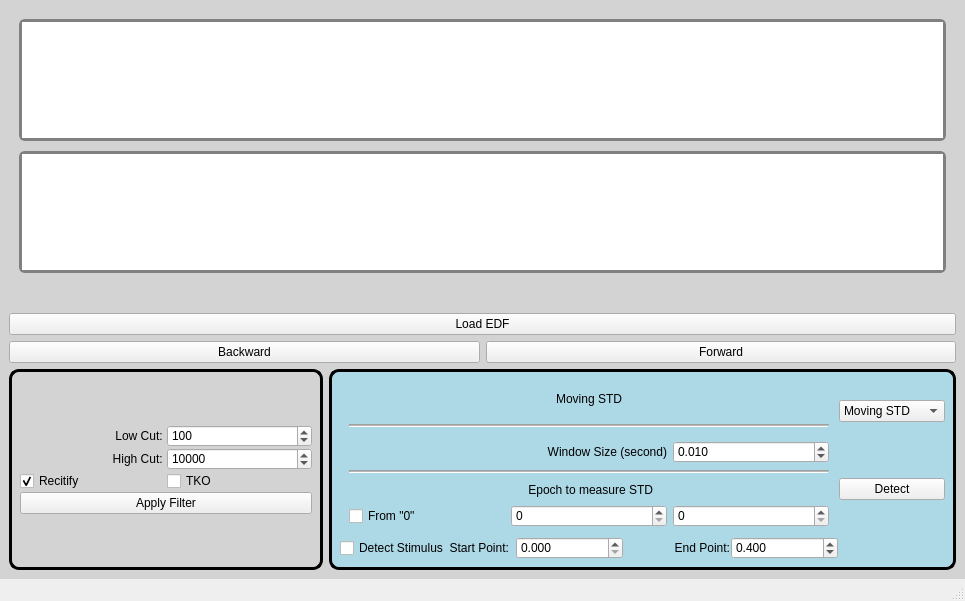
<?xml version="1.0" encoding="UTF-8"?>
<ui version="4.0">
 <class>MainWindow</class>
 <widget class="QMainWindow" name="MainWindow">
  <property name="geometry">
   <rect>
    <x>0</x>
    <y>0</y>
    <width>965</width>
    <height>601</height>
   </rect>
  </property>
  <property name="windowTitle">
   <string>MainWindow</string>
  </property>
  <property name="layoutDirection">
   <enum>Qt::LeftToRight</enum>
  </property>
  <property name="styleSheet">
   <string notr="true"/>
  </property>
  <widget class="QWidget" name="centralwidget">
   <property name="styleSheet">
    <string notr="true">QWidget#centralwidget {
	background-color: lightgrey;
}</string>
   </property>
   <layout class="QGridLayout" name="gridLayout_9">
    <item row="0" column="0">
     <layout class="QVBoxLayout" name="verticalLayout" stretch="5,0,0,1">
      <item>
       <widget class="QWidget" name="widgetPlot" native="true">
        <property name="styleSheet">
         <string notr="true">QWidget#widgetPlot {
    border: 3px solid black;
	border-radius: 10px;
	background: rgb(181, 181, 181);
};
</string>
        </property>
        <layout class="QVBoxLayout" name="verticalLayout_2">
         <property name="spacing">
          <number>10</number>
         </property>
         <property name="leftMargin">
          <number>10</number>
         </property>
         <property name="topMargin">
          <number>10</number>
         </property>
         <property name="rightMargin">
          <number>10</number>
         </property>
         <property name="bottomMargin">
          <number>10</number>
         </property>
         <item>
          <widget class="GraphicsLayoutWidget" name="graphicsView1">
           <property name="styleSheet">
            <string notr="true">border: 3px solid gray;
border-radius: 6px;

</string>
           </property>
           <property name="locale">
            <locale language="English" country="UnitedStates"/>
           </property>
          </widget>
         </item>
         <item>
          <widget class="GraphicsLayoutWidget" name="graphicsView2">
           <property name="styleSheet">
            <string notr="true">border: 3px solid gray;
border-radius: 6px;</string>
           </property>
           <property name="locale">
            <locale language="English" country="UnitedStates"/>
           </property>
          </widget>
         </item>
         <item>
          <widget class="QLabel" name="labelStatus">
           <property name="text">
            <string/>
           </property>
          </widget>
         </item>
        </layout>
       </widget>
      </item>
      <item>
       <widget class="QPushButton" name="pushButtonLoadEdf">
        <property name="text">
         <string>Load EDF</string>
        </property>
       </widget>
      </item>
      <item>
       <layout class="QHBoxLayout" name="horizontalLayout">
        <item>
         <widget class="QPushButton" name="pushButtonBackward">
          <property name="locale">
           <locale language="English" country="UnitedStates"/>
          </property>
          <property name="text">
           <string>Backward</string>
          </property>
          <property name="shortcut">
           <string>Left</string>
          </property>
         </widget>
        </item>
        <item>
         <widget class="QPushButton" name="pushButtonForward">
          <property name="locale">
           <locale language="English" country="UnitedStates"/>
          </property>
          <property name="text">
           <string>Forward</string>
          </property>
          <property name="shortcut">
           <string>Right</string>
          </property>
         </widget>
        </item>
       </layout>
      </item>
      <item>
       <layout class="QHBoxLayout" name="horizontalLayout_2" stretch="1,2">
        <item>
         <widget class="QWidget" name="widget" native="true">
          <property name="maximumSize">
           <size>
            <width>320</width>
            <height>10000000</height>
           </size>
          </property>
          <property name="toolTip">
           <string extracomment="band-pass filter"/>
          </property>
          <property name="styleSheet">
           <string notr="true">QWidget#widget {
    border: 3px solid black;
	border-radius: 10px;
	background-color: lightgrey;
}
</string>
          </property>
          <layout class="QGridLayout" name="gridLayout_2">
           <item row="0" column="0">
            <layout class="QGridLayout" name="gridLayout">
             <property name="leftMargin">
              <number>2</number>
             </property>
             <property name="topMargin">
              <number>2</number>
             </property>
             <property name="rightMargin">
              <number>2</number>
             </property>
             <property name="bottomMargin">
              <number>2</number>
             </property>
             <property name="spacing">
              <number>1</number>
             </property>
             <item row="2" column="1">
              <widget class="QCheckBox" name="checkBoxTKO">
               <property name="text">
                <string>TKO</string>
               </property>
              </widget>
             </item>
             <item row="0" column="0">
              <widget class="QLabel" name="label_3">
               <property name="text">
                <string>Low Cut: </string>
               </property>
               <property name="alignment">
                <set>Qt::AlignRight|Qt::AlignTrailing|Qt::AlignVCenter</set>
               </property>
              </widget>
             </item>
             <item row="0" column="1">
              <widget class="QSpinBox" name="spinBoxLow">
               <property name="locale">
                <locale language="English" country="UnitedStates"/>
               </property>
               <property name="maximum">
                <number>10000</number>
               </property>
               <property name="value">
                <number>100</number>
               </property>
              </widget>
             </item>
             <item row="3" column="0" colspan="2">
              <widget class="QPushButton" name="pushButtonApplyFilter">
               <property name="toolTip">
                <string extracomment="Apply Filter"/>
               </property>
               <property name="whatsThis">
                <string extracomment="Apply Filter"/>
               </property>
               <property name="text">
                <string>Apply Filter</string>
               </property>
               <property name="checkable">
                <bool>true</bool>
               </property>
               <property name="checked">
                <bool>false</bool>
               </property>
              </widget>
             </item>
             <item row="1" column="0">
              <widget class="QLabel" name="label_4">
               <property name="text">
                <string>High Cut: </string>
               </property>
               <property name="alignment">
                <set>Qt::AlignRight|Qt::AlignTrailing|Qt::AlignVCenter</set>
               </property>
              </widget>
             </item>
             <item row="2" column="0">
              <widget class="QCheckBox" name="checkBoxRect">
               <property name="text">
                <string>Recitify</string>
               </property>
               <property name="checked">
                <bool>true</bool>
               </property>
               <property name="tristate">
                <bool>false</bool>
               </property>
              </widget>
             </item>
             <item row="1" column="1">
              <widget class="QSpinBox" name="spinBoxHigh">
               <property name="locale">
                <locale language="English" country="UnitedStates"/>
               </property>
               <property name="maximum">
                <number>100000</number>
               </property>
               <property name="value">
                <number>10000</number>
               </property>
              </widget>
             </item>
            </layout>
           </item>
          </layout>
         </widget>
        </item>
        <item>
         <widget class="QWidget" name="widget_AD" native="true">
          <property name="maximumSize">
           <size>
            <width>640</width>
            <height>16777215</height>
           </size>
          </property>
          <property name="styleSheet">
           <string notr="true">QWidget#widget_AD {
    border: 3px solid black;
	border-radius: 10px;
	background-color: lightblue;
}
</string>
          </property>
          <layout class="QGridLayout" name="gridLayout_3">
           <item row="0" column="0">
            <layout class="QGridLayout" name="gridLayout_4">
             <property name="leftMargin">
              <number>2</number>
             </property>
             <property name="topMargin">
              <number>2</number>
             </property>
             <property name="rightMargin">
              <number>2</number>
             </property>
             <property name="bottomMargin">
              <number>2</number>
             </property>
             <property name="spacing">
              <number>1</number>
             </property>
             <item row="6" column="1">
              <widget class="QDoubleSpinBox" name="doubleSpinBoxDetectionStartPoint">
               <property name="decimals">
                <number>3</number>
               </property>
               <property name="singleStep">
                <double>0.001000000000000</double>
               </property>
              </widget>
             </item>
             <item row="6" column="3">
              <widget class="QDoubleSpinBox" name="doubleSpinBoxDetectionEndPoint">
               <property name="decimals">
                <number>3</number>
               </property>
               <property name="maximum">
                <double>5.000000000000000</double>
               </property>
               <property name="singleStep">
                <double>0.001000000000000</double>
               </property>
               <property name="value">
                <double>0.400000000000000</double>
               </property>
              </widget>
             </item>
             <item row="6" column="0">
              <widget class="QCheckBox" name="checkBoxDetectStimulus">
               <property name="text">
                <string>Detect Stimulus  Start Point:</string>
               </property>
              </widget>
             </item>
             <item row="2" column="4" rowspan="3">
              <widget class="QPushButton" name="pushButtonAD">
               <property name="text">
                <string>Detect</string>
               </property>
               <property name="shortcut">
                <string>Return</string>
               </property>
              </widget>
             </item>
             <item row="0" column="4" rowspan="2">
              <widget class="QComboBox" name="comboBox">
               <item>
                <property name="text">
                 <string>Moving STD</string>
                </property>
               </item>
               <item>
                <property name="text">
                 <string>STD Treshold</string>
                </property>
               </item>
              </widget>
             </item>
             <item row="6" column="2">
              <widget class="QLabel" name="label_9">
               <property name="text">
                <string>End Point:</string>
               </property>
               <property name="alignment">
                <set>Qt::AlignRight|Qt::AlignTrailing|Qt::AlignVCenter</set>
               </property>
              </widget>
             </item>
             <item row="0" column="0" rowspan="5" colspan="4">
              <widget class="QStackedWidget" name="stackedWidget">
               <property name="currentIndex">
                <number>0</number>
               </property>
               <widget class="QWidget" name="movingSTD">
                <layout class="QGridLayout" name="gridLayout_6">
                 <item row="0" column="0">
                  <layout class="QGridLayout" name="gridLayout_5">
                   <item row="7" column="0" colspan="3">
                    <widget class="QLabel" name="label_2">
                     <property name="text">
                      <string> Epoch to measure STD</string>
                     </property>
                     <property name="alignment">
                      <set>Qt::AlignCenter</set>
                     </property>
                    </widget>
                   </item>
                   <item row="9" column="0">
                    <widget class="QCheckBox" name="checkBoxFromZero">
                     <property name="text">
                      <string>From &quot;0&quot;</string>
                     </property>
                    </widget>
                   </item>
                   <item row="9" column="2">
                    <widget class="QSpinBox" name="spinBoxSampeEnd"/>
                   </item>
                   <item row="4" column="0" colspan="3">
                    <widget class="Line" name="line_3">
                     <property name="minimumSize">
                      <size>
                       <width>0</width>
                       <height>5</height>
                      </size>
                     </property>
                     <property name="lineWidth">
                      <number>1</number>
                     </property>
                     <property name="midLineWidth">
                      <number>1</number>
                     </property>
                     <property name="orientation">
                      <enum>Qt::Horizontal</enum>
                     </property>
                    </widget>
                   </item>
                   <item row="3" column="0" colspan="2">
                    <widget class="QLabel" name="label_6">
                     <property name="text">
                      <string>Window Size (second)</string>
                     </property>
                     <property name="alignment">
                      <set>Qt::AlignRight|Qt::AlignTrailing|Qt::AlignVCenter</set>
                     </property>
                    </widget>
                   </item>
                   <item row="9" column="1">
                    <widget class="QSpinBox" name="spinBoxSampeStart">
                     <property name="maximum">
                      <number>10000</number>
                     </property>
                    </widget>
                   </item>
                   <item row="0" column="0" colspan="3">
                    <widget class="QLabel" name="label">
                     <property name="text">
                      <string>Moving STD</string>
                     </property>
                     <property name="alignment">
                      <set>Qt::AlignCenter</set>
                     </property>
                    </widget>
                   </item>
                   <item row="1" column="0" colspan="3">
                    <widget class="Line" name="line">
                     <property name="minimumSize">
                      <size>
                       <width>0</width>
                       <height>20</height>
                      </size>
                     </property>
                     <property name="lineWidth">
                      <number>1</number>
                     </property>
                     <property name="midLineWidth">
                      <number>1</number>
                     </property>
                     <property name="orientation">
                      <enum>Qt::Horizontal</enum>
                     </property>
                    </widget>
                   </item>
                   <item row="3" column="2">
                    <widget class="QDoubleSpinBox" name="doubleSpinBoxWindowSize">
                     <property name="decimals">
                      <number>3</number>
                     </property>
                     <property name="maximum">
                      <double>1.000000000000000</double>
                     </property>
                     <property name="singleStep">
                      <double>0.001000000000000</double>
                     </property>
                     <property name="value">
                      <double>0.010000000000000</double>
                     </property>
                    </widget>
                   </item>
                  </layout>
                 </item>
                </layout>
               </widget>
               <widget class="QWidget" name="STDtreshold">
                <layout class="QGridLayout" name="gridLayout_8">
                 <item row="0" column="0">
                  <layout class="QGridLayout" name="gridLayout_7">
                   <item row="3" column="0">
                    <widget class="QCheckBox" name="checkBoxFromZero_1">
                     <property name="text">
                      <string>From &quot;0&quot;</string>
                     </property>
                    </widget>
                   </item>
                   <item row="0" column="0" colspan="3">
                    <widget class="QLabel" name="label_5">
                     <property name="text">
                      <string>STD Treshold</string>
                     </property>
                     <property name="alignment">
                      <set>Qt::AlignCenter</set>
                     </property>
                    </widget>
                   </item>
                   <item row="4" column="0" colspan="3">
                    <widget class="Line" name="line_4">
                     <property name="minimumSize">
                      <size>
                       <width>0</width>
                       <height>5</height>
                      </size>
                     </property>
                     <property name="lineWidth">
                      <number>1</number>
                     </property>
                     <property name="midLineWidth">
                      <number>1</number>
                     </property>
                     <property name="orientation">
                      <enum>Qt::Horizontal</enum>
                     </property>
                    </widget>
                   </item>
                   <item row="3" column="2">
                    <widget class="QSpinBox" name="spinBoxSampeEnd_1"/>
                   </item>
                   <item row="3" column="1">
                    <widget class="QSpinBox" name="spinBoxSampeStart_1">
                     <property name="maximum">
                      <number>10000</number>
                     </property>
                    </widget>
                   </item>
                   <item row="1" column="0" colspan="3">
                    <widget class="Line" name="line_2">
                     <property name="minimumSize">
                      <size>
                       <width>0</width>
                       <height>20</height>
                      </size>
                     </property>
                     <property name="lineWidth">
                      <number>1</number>
                     </property>
                     <property name="midLineWidth">
                      <number>1</number>
                     </property>
                     <property name="orientation">
                      <enum>Qt::Horizontal</enum>
                     </property>
                    </widget>
                   </item>
                   <item row="6" column="0" colspan="3">
                    <widget class="Line" name="line_5">
                     <property name="minimumSize">
                      <size>
                       <width>0</width>
                       <height>5</height>
                      </size>
                     </property>
                     <property name="lineWidth">
                      <number>1</number>
                     </property>
                     <property name="midLineWidth">
                      <number>1</number>
                     </property>
                     <property name="orientation">
                      <enum>Qt::Horizontal</enum>
                     </property>
                    </widget>
                   </item>
                   <item row="5" column="0">
                    <widget class="QLabel" name="label_8">
                     <property name="text">
                      <string>STD times</string>
                     </property>
                    </widget>
                   </item>
                   <item row="5" column="1">
                    <widget class="QDoubleSpinBox" name="doubleSpinBoxSTDTimes">
                     <property name="decimals">
                      <number>1</number>
                     </property>
                     <property name="value">
                      <double>4.000000000000000</double>
                     </property>
                    </widget>
                   </item>
                   <item row="2" column="0" colspan="3">
                    <widget class="QLabel" name="label_7">
                     <property name="text">
                      <string>Epoch to measure STD</string>
                     </property>
                    </widget>
                   </item>
                   <item row="5" column="2">
                    <widget class="QCheckBox" name="checkBoxLower_1">
                     <property name="text">
                      <string>Lower</string>
                     </property>
                    </widget>
                   </item>
                  </layout>
                 </item>
                </layout>
               </widget>
              </widget>
             </item>
            </layout>
           </item>
          </layout>
         </widget>
        </item>
       </layout>
      </item>
     </layout>
    </item>
   </layout>
  </widget>
  <widget class="QMenuBar" name="menubar">
   <property name="geometry">
    <rect>
     <x>0</x>
     <y>0</y>
     <width>965</width>
     <height>22</height>
    </rect>
   </property>
  </widget>
  <widget class="QStatusBar" name="statusbar"/>
 </widget>
 <customwidgets>
  <customwidget>
   <class>GraphicsLayoutWidget</class>
   <extends>QGraphicsView</extends>
   <header>pyqtgraph</header>
  </customwidget>
 </customwidgets>
 <resources/>
 <connections>
  <connection>
   <sender>comboBox</sender>
   <signal>currentIndexChanged(int)</signal>
   <receiver>stackedWidget</receiver>
   <slot>setCurrentIndex(int)</slot>
   <hints>
    <hint type="sourcelabel">
     <x>592</x>
     <y>327</y>
    </hint>
    <hint type="destinationlabel">
     <x>436</x>
     <y>438</y>
    </hint>
   </hints>
  </connection>
  <connection>
   <sender>checkBoxDetectStimulus</sender>
   <signal>clicked(bool)</signal>
   <receiver>doubleSpinBoxDetectionStartPoint</receiver>
   <slot>setDisabled(bool)</slot>
   <hints>
    <hint type="sourcelabel">
     <x>461</x>
     <y>451</y>
    </hint>
    <hint type="destinationlabel">
     <x>561</x>
     <y>456</y>
    </hint>
   </hints>
  </connection>
 </connections>
</ui>
